Frame 1 (no input): blank canvas, image omitted
Frame 60 (the mouse pressed at the canvas centre just before this capture): blank canvas, image omitted
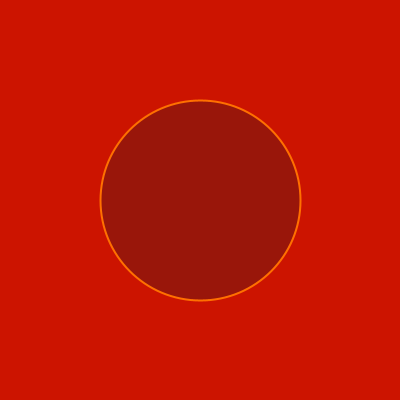
Frame 120 (the mouse held since frame 60 and released just before this capture)

The Processing sketch whose frames 1 and 60 were blank and that drew this single picture after the mouse press (run headless with seeded random() and noise(); from frame 60 on, the mouse is pressed at the canvas centre):

// Processing sketch: processing_140398
// ── processing_140398.pde

// base example for color experiments
// AW, March 2014
 
color c1,c2,c3; // Füllfarbe, Linienfarbe, Hintergrundfarbe
 
void setup() {
  defineColors();
  background(c2);
  size(400,400);
  strokeWeight(2); 
}
 
void draw() {
  fill(c1);
  stroke(c3);
  ellipse(mouseX, mouseY, abs(mouseX-pmouseX), abs(mouseX-pmouseX));
}


//Vulkanausbruch   
void defineColors() {
   c1 = color(153,22,10);
   c2 = color(204,20,0);
   c3 = color(255,112,0);
   background(c2);
}
